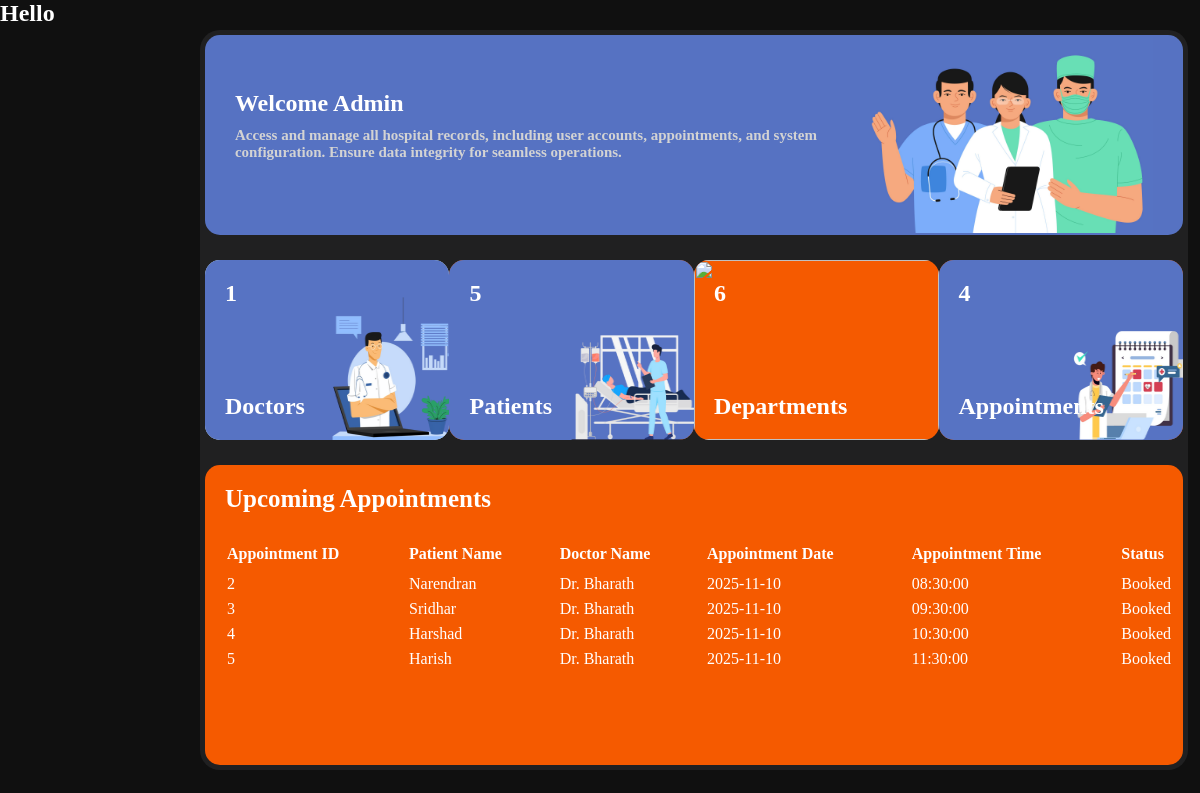
The page / on the database its author committed.
### tables this page shows
CREATE TABLE APPOINTMENTS(
    APPOINTMENT_ID INTEGER PRIMARY KEY AUTOINCREMENT,
    PATIENT_ID INTEGER,
    PATIENT_NAME TEXT,
    DOC_ID INTEGER,
    DOC_NAME TEXT,
    APPOINTMENT_DATE DATE,
    APPOINTMENT_TIME TIME,
    STATUS TEXT,
    FOREIGN KEY (PATIENT_ID) REFERENCES PATIENTS (PATIENT_ID),
    FOREIGN KEY (DOC_ID) REFERENCES DOCTORS (DOC_ID)
);

### app.py (the view)
@app.route('/')
def home():
    doctor,user,dept,pat,app=count()
    tab=tabledata()
    return render_template("admin/dashboard.html",doctor=doctor,user=user,dept=dept,pat=pat,app=app,tab=tab)

### app.py (called while the page is built)
def count():
    con=sqlite3.connect(database)
    cur=con.cursor()
    cur.execute('SELECT COUNT(*)FROM DOCTORS')
    doccount=cur.fetchone()[0]
    cur.execute('SELECT COUNT(*)FROM USERS')
    usercount=cur.fetchone()[0]
    cur.execute('SELECT COUNT(*)FROM DEPARTMENT')
    deptcount=cur.fetchone()[0]
    cur.execute('SELECT COUNT(*)FROM PATIENTS')
    patcount=cur.fetchone()[0]
    cur.execute("SELECT COUNT(*)FROM APPOINTMENTS WHERE STATUS='Booked'")
    appcount=cur.fetchone()[0]
    con.close()
    return doccount, usercount, deptcount, patcount,appcount

def tabledata():
    con=sqlite3.connect(database)
    cur=con.cursor()
    cur.execute("SELECT APPOINTMENT_ID,PATIENT_NAME,DOC_NAME,APPOINTMENT_DATE,APPOINTMENT_TIME FROM APPOINTMENTS WHERE STATUS='Booked'")
    tab=cur.fetchall()
    con.close()
    return tab

### Templates/admin/dashboard.html (shortened to what this page needs)
<!DOCTYPE html>
<html lang="en">
<head>
    <link rel="stylesheet" href="{{ url_for('static', filename='css/admindash.css') }}">
</head>
<body>
    <section class="main">
        <div class="navbar">
            <h1>Hello</h1>
        </div>
        <div class="view">
            <div class="welcome">
                <div class="text">
                    <h1>Welcome Admin</h1>
                    <h2>Access and manage all hospital records, including user accounts, appointments, and system<br>configuration. Ensure data integrity for seamless operations.</h2>
                </div>
                <img src="{{ url_for('static',filename='images/docbg.jpg')}}" alt="">
            </div>
            <div class="boxes">
                <div class="box" style="background-color: #d7f3fe;">
                    <h1>{{doctor}}</h1>
                    <h2>Doctors</h2>
                    <img src="{{ url_for('static',filename='images/doctor.png')}}" alt="">
                </div>
                <div class="box">
                    <h1>{{pat}}</h1>
                    <h2>Patients</h2>
                    <img src="{{ url_for('static',filename='images/patient.png')}}" alt="">
                </div>
                <div class="box">
                    <h1>{{dept}}</h1>
                    <h2>Departments</h2>
                    <img src="{{ url_for('static',filename='images/dept.png')}}" alt="">
                </div>
                <div class="box">
                    <h1>{{app}}</h1>
                    <h2>Appointments</h2>
                    <img src="{{ url_for('static',filename='images/appointment.png')}}" alt="">
                </div>
            </div>
            <div class="appointments">
                <h1>Upcoming Appointments</h1>
                <table>
                    <tr>
                        <th>Appointment ID</th>
                        <th>Patient Name</th>
                        <th>Doctor Name</th>
                        <th>Appointment Date</th>
                        <th>Appointment Time</th>
                        <th>Status</th>
                    </tr>
                    {% for i in tab%}
                    <tr>
                        <td>{{i[0]}}</td>
                        <td>{{i[1]}}</td>
                        <td>{{i[2]}}</td>
                        <td>{{i[3]}}</td>
                        <td>{{i[4]}}</td>
                        <td>Booked</td>
                    </tr>
                    {% endfor %}
                </table>
            </div>
        </div>
    </section>
</body>
</html>

### Static/css/admindash.css (style rules this page uses)
* { margin: 0; padding: 0; }
.main { width: 100%; min-height: 100vh; background-color: #101010; display: flex; align-items: center; }
.navbar { width: 200px; height: 100vh; background-color: #101010; position: fixed; }
.navbar h1 { color: white; }
.view { width: calc(99% - 200px); margin-top: 20px; margin-bottom: 20px; background-color: #202021; border-radius: 20px; margin-left: 200px; overflow-y: scroll; overflow-x: hidden; scrollbar-width: none; display: flex; align-items: center; flex-direction: column; }
.welcome { width: 99%; margin-top: 5px; height: 200px; overflow: hidden; background-color: #5672c2; border-radius: 15px; display: flex; justify-content: space-between; align-items: center; }
.text { width: 700px; }
.welcome img { width: 30%; padding-right:30px ; }
.welcome h1 { color: white; font-family: 'sfprob'; padding-left: 30px; }
.welcome h2 { font-family: 'sfpror'; color: rgb(211, 211, 211); font-size: 15px; padding-top: 10px; padding-left: 30px; }
.boxes { width: 99%; display: flex; justify-content: space-between; margin-top: 25px; }
.boxes h1,h2 { color: white; font-family: 'sfpror'; padding: 20px; z-index: 99999; }
.box { width: 265px; height: 180px; background-color: #f55a00; border-radius: 15px; display: flex; flex-direction: column; justify-content: space-between; overflow: hidden; position: relative; }
.box img { position: absolute; width: 100%; height: 100%; }
.appointments { width: 99%; height: 300px; background-color: #f55a00; margin-top: 25px; border-radius: 15px; margin-bottom: 5px; }
.appointments h1 { color: white; font-family: 'sfprob'; font-size: 25px; padding-left: 20px; padding-top: 20px; }
table { width: 100%; margin-top: 30px; margin-left: 20px; }
th,td { color: white; font-family: 'sfpror'; text-align: left; }
th { padding-bottom: 10px; }
td { padding-bottom: 5px; }

### rows shown on the page
APPOINTMENTS: APPOINTMENT_ID "2", PATIENT_NAME "Narendran", DOC_NAME "Dr. Bharath", APPOINTMENT_DATE "2025-11-10", APPOINTMENT_TIME "08:30:00"
APPOINTMENTS: APPOINTMENT_ID "3", PATIENT_NAME "Sridhar", DOC_NAME "Dr. Bharath", APPOINTMENT_DATE "2025-11-10", APPOINTMENT_TIME "09:30:00"
APPOINTMENTS: APPOINTMENT_ID "4", PATIENT_NAME "Harshad", DOC_NAME "Dr. Bharath", APPOINTMENT_DATE "2025-11-10", APPOINTMENT_TIME "10:30:00"
APPOINTMENTS: APPOINTMENT_ID "5", PATIENT_NAME "Harish", DOC_NAME "Dr. Bharath", APPOINTMENT_DATE "2025-11-10", APPOINTMENT_TIME "11:30:00"

### other values the page prints
{{ doctor }} "1"
{{ pat }} "5"
{{ dept }} "6"
{{ app }} "4"
